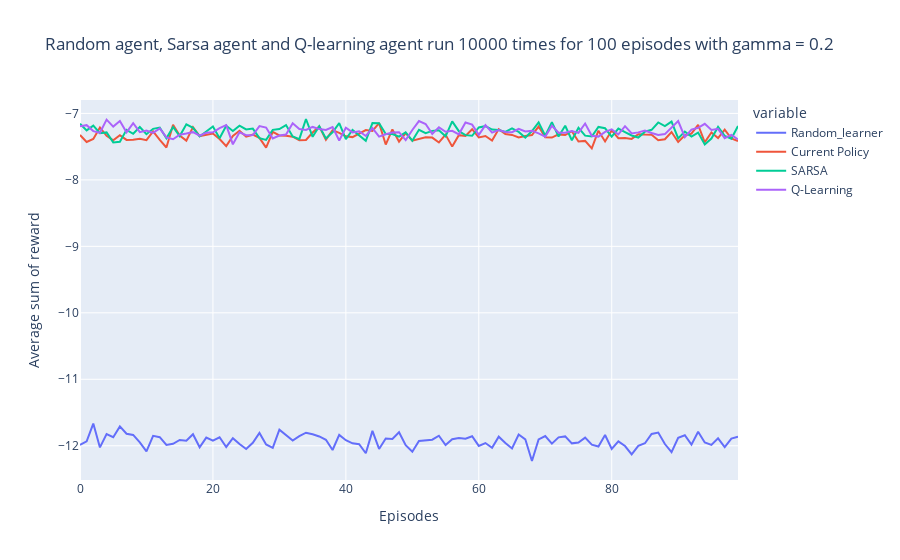

Notebook code cell kept with this figure:
### Code cell
fog = px.line(df_rewards, y = ['Random_learner', 'Current Policy', 'SARSA', 'Q-Learning'], title='Random agent, Sarsa agent and Q-learning agent run {r} times for {e} episodes with gamma = 0.2'.format(r = runs, e = episodes))
fog.update_layout(xaxis_title='Episodes', yaxis_title='Average sum of reward')
fog.show()

### Figure 1 — Plotly figure (JSON) as saved in the notebook; plotly's stock layout.template omitted (floating-point values rounded to 4 significant figures)
{"data": [{"hovertemplate": "variable=Random_learner<br>index=%{x}<br>value=%{y}<extra></extra>", "legendgroup": "Random_learner", "line": {"color": "#636efa", "dash": "solid"}, "marker": {"symbol": "circle"}, "mode": "lines", "name": "Random_learner", "orientation": "v", "showlegend": true, "type": "scatter", "x": [0, 1, 2, 3, 4, 5, 6, 7, 8, 9, 10, 11, 12, 13, 14, 15, 16, 17, 18, 19, 20, 21, 22, 23, 24, 25, 26, 27, 28, 29, 30, 31, 32, 33, 34, 35, 36, 37, 38, 39, 40, 41, 42, 43, 44, 45, 46, 47, 48, 49, 50, 51, 52, 53, 54, 55, 56, 57, 58, 59, 60, 61, 62, 63, 64, 65, 66, 67, 68, 69, 70, 71, 72, 73, 74, 75, 76, 77, 78, 79, 80, 81, 82, 83, 84, 85, 86, 87, 88, 89, 90, 91, 92, 93, 94, 95, 96, 97, 98, 99], "xaxis": "x", "y": [-11.99, -11.93, -11.67, -12.02, -11.82, -11.87, -11.71, -11.82, -11.84, -11.95, -12.09, -11.85, -11.87, -11.99, -11.97, -11.91, -11.93, -11.83, -12.02, -11.88, -11.92, -11.87, -12.02, -11.89, -11.97, -12.05, -11.96, -11.81, -11.98, -12.03, -11.76, -11.84, -11.92, -11.85, -11.8, -11.83, -11.86, -11.91, -12.06, -11.84, -11.92, -11.96, -11.98, -12.11, -11.78, -12.05, -11.89, -11.9, -11.8, -11.99, -12.09, -11.93, -11.91, -11.91, -11.85, -11.99, -11.9, -11.88, -11.9, -11.86, -12.0, -11.96, -12.03, -11.86, -11.96, -12.04, -11.83, -11.9, -12.23, -11.91, -11.85, -11.97, -11.87, -11.86, -11.96, -11.95, -11.88, -11.98, -12.01, -11.84, -12.05, -11.94, -12.0, -12.13, -12.0, -11.96, -11.82, -11.8, -11.97, -12.09, -11.88, -11.84, -11.98, -11.79, -11.95, -11.99, -11.89, -12.02, -11.89, -11.86], "yaxis": "y"}, {"hovertemplate": "variable=Current Policy<br>index=%{x}<br>value=%{y}<extra></extra>", "legendgroup": "Current Policy", "line": {"color": "#EF553B", "dash": "solid"}, "marker": {"symbol": "circle"}, "mode": "lines", "name": "Current Policy", "orientation": "v", "showlegend": true, "type": "scatter", "x": [0, 1, 2, 3, 4, 5, 6, 7, 8, 9, 10, 11, 12, 13, 14, 15, 16, 17, 18, 19, 20, 21, 22, 23, 24, 25, 26, 27, 28, 29, 30, 31, 32, 33, 34, 35, 36, 37, 38, 39, 40, 41, 42, 43, 44, 45, 46, 47, 48, 49, 50, 51, 52, 53, 54, 55, 56, 57, 58, 59, 60, 61, 62, 63, 64, 65, 66, 67, 68, 69, 70, 71, 72, 73, 74, 75, 76, 77, 78, 79, 80, 81, 82, 83, 84, 85, 86, 87, 88, 89, 90, 91, 92, 93, 94, 95, 96, 97, 98, 99], "xaxis": "x", "y": [-7.325, -7.43, -7.385, -7.211, -7.336, -7.404, -7.327, -7.399, -7.397, -7.382, -7.403, -7.271, -7.398, -7.512, -7.173, -7.335, -7.41, -7.206, -7.341, -7.322, -7.302, -7.386, -7.493, -7.34, -7.262, -7.35, -7.32, -7.368, -7.515, -7.279, -7.332, -7.335, -7.351, -7.402, -7.399, -7.287, -7.195, -7.397, -7.253, -7.293, -7.345, -7.356, -7.299, -7.251, -7.265, -7.146, -7.469, -7.24, -7.426, -7.296, -7.41, -7.382, -7.36, -7.364, -7.437, -7.319, -7.5, -7.328, -7.34, -7.238, -7.362, -7.339, -7.408, -7.236, -7.311, -7.324, -7.362, -7.341, -7.326, -7.198, -7.359, -7.363, -7.316, -7.326, -7.268, -7.423, -7.413, -7.526, -7.26, -7.422, -7.256, -7.373, -7.37, -7.384, -7.313, -7.318, -7.32, -7.403, -7.389, -7.28, -7.429, -7.331, -7.305, -7.173, -7.434, -7.287, -7.371, -7.243, -7.377, -7.415], "yaxis": "y"}, {"hovertemplate": "variable=SARSA<br>index=%{x}<br>value=%{y}<extra></extra>", "legendgroup": "SARSA", "line": {"color": "#00cc96", "dash": "solid"}, "marker": {"symbol": "circle"}, "mode": "lines", "name": "SARSA", "orientation": "v", "showlegend": true, "type": "scatter", "x": [0, 1, 2, 3, 4, 5, 6, 7, 8, 9, 10, 11, 12, 13, 14, 15, 16, 17, 18, 19, 20, 21, 22, 23, 24, 25, 26, 27, 28, 29, 30, 31, 32, 33, 34, 35, 36, 37, 38, 39, 40, 41, 42, 43, 44, 45, 46, 47, 48, 49, 50, 51, 52, 53, 54, 55, 56, 57, 58, 59, 60, 61, 62, 63, 64, 65, 66, 67, 68, 69, 70, 71, 72, 73, 74, 75, 76, 77, 78, 79, 80, 81, 82, 83, 84, 85, 86, 87, 88, 89, 90, 91, 92, 93, 94, 95, 96, 97, 98, 99], "xaxis": "x", "y": [-7.156, -7.256, -7.184, -7.297, -7.286, -7.436, -7.427, -7.247, -7.306, -7.205, -7.313, -7.232, -7.212, -7.375, -7.205, -7.341, -7.164, -7.217, -7.346, -7.274, -7.197, -7.373, -7.185, -7.266, -7.184, -7.241, -7.228, -7.372, -7.399, -7.247, -7.235, -7.175, -7.347, -7.387, -7.084, -7.352, -7.194, -7.377, -7.285, -7.147, -7.387, -7.249, -7.329, -7.413, -7.146, -7.147, -7.308, -7.309, -7.35, -7.284, -7.411, -7.246, -7.298, -7.263, -7.253, -7.345, -7.119, -7.267, -7.327, -7.337, -7.21, -7.192, -7.244, -7.249, -7.279, -7.226, -7.279, -7.366, -7.266, -7.135, -7.335, -7.131, -7.348, -7.185, -7.404, -7.218, -7.334, -7.347, -7.204, -7.224, -7.348, -7.228, -7.281, -7.332, -7.363, -7.274, -7.247, -7.137, -7.19, -7.123, -7.376, -7.274, -7.347, -7.289, -7.468, -7.378, -7.204, -7.339, -7.381, -7.19], "yaxis": "y"}, {"hovertemplate": "variable=Q-Learning<br>index=%{x}<br>value=%{y}<extra></extra>", "legendgroup": "Q-Learning", "line": {"color": "#ab63fa", "dash": "solid"}, "marker": {"symbol": "circle"}, "mode": "lines", "name": "Q-Learning", "orientation": "v", "showlegend": true, "type": "scatter", "x": [0, 1, 2, 3, 4, 5, 6, 7, 8, 9, 10, 11, 12, 13, 14, 15, 16, 17, 18, 19, 20, 21, 22, 23, 24, 25, 26, 27, 28, 29, 30, 31, 32, 33, 34, 35, 36, 37, 38, 39, 40, 41, 42, 43, 44, 45, 46, 47, 48, 49, 50, 51, 52, 53, 54, 55, 56, 57, 58, 59, 60, 61, 62, 63, 64, 65, 66, 67, 68, 69, 70, 71, 72, 73, 74, 75, 76, 77, 78, 79, 80, 81, 82, 83, 84, 85, 86, 87, 88, 89, 90, 91, 92, 93, 94, 95, 96, 97, 98, 99], "xaxis": "x", "y": [-7.194, -7.177, -7.266, -7.292, -7.094, -7.199, -7.114, -7.285, -7.147, -7.282, -7.257, -7.292, -7.225, -7.361, -7.388, -7.32, -7.303, -7.282, -7.336, -7.29, -7.284, -7.222, -7.176, -7.465, -7.285, -7.327, -7.325, -7.19, -7.212, -7.378, -7.333, -7.317, -7.148, -7.235, -7.248, -7.204, -7.236, -7.249, -7.204, -7.408, -7.216, -7.286, -7.268, -7.339, -7.221, -7.35, -7.313, -7.287, -7.283, -7.402, -7.249, -7.115, -7.159, -7.309, -7.21, -7.277, -7.263, -7.315, -7.137, -7.169, -7.323, -7.176, -7.29, -7.251, -7.278, -7.282, -7.232, -7.272, -7.263, -7.299, -7.35, -7.185, -7.291, -7.29, -7.266, -7.293, -7.152, -7.337, -7.349, -7.277, -7.239, -7.317, -7.192, -7.302, -7.285, -7.257, -7.295, -7.325, -7.311, -7.219, -7.115, -7.358, -7.244, -7.216, -7.157, -7.25, -7.232, -7.372, -7.322, -7.391], "yaxis": "y"}], "layout": {"legend": {"title": {"text": "variable"}, "tracegroupgap": 0}, "title": {"text": "Random agent, Sarsa agent and Q-learning agent run 10000 times for 100 episodes with gamma = 0.2"}, "xaxis": {"anchor": "y", "domain": [0, 1], "title": {"text": "Episodes"}}, "yaxis": {"anchor": "x", "domain": [0, 1], "title": {"text": "Average sum of reward"}}}}
